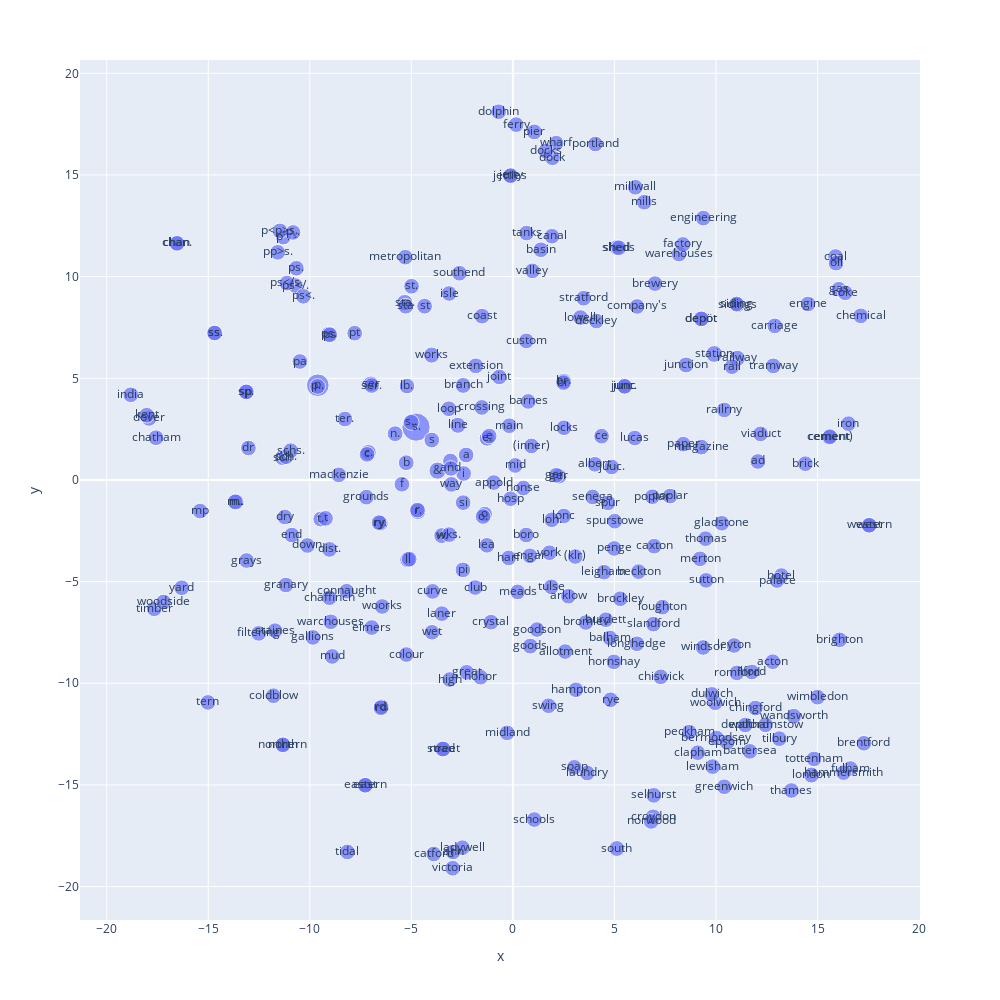

Notebook cell for this chart:
### Code cell
# visualize the labels in 2D scatter plot using the probability difference as size
data = pd.DataFrame(embeddings_tsne, columns=['x','y'])
data['text'] = railspace_labels
data['size'] = [(dict(proportional_difference)[w]+.1)**2 for w in railspace_labels]
fig = px.scatter(data, x="x", y="y", text='text', size='size', width=1000, height=1000,)
fig.show()

### Figure 1 — Plotly figure (JSON) as saved in the notebook; plotly's stock layout.template omitted (floating-point values rounded to 4 significant figures; data arrays with more than 128 entries replaced by an {"elided": "..."} marker saying what was removed)
{"data": [{"hovertemplate": "x=%{x}<br>y=%{y}<br>size=%{marker.size}<br>text=%{text}<extra></extra>", "legendgroup": "", "marker": {"color": "#636efa", "size": {"elided": "271 float values"}, "sizemode": "area", "sizeref": 8.181e-05, "symbol": "circle"}, "mode": "markers+text", "name": "", "orientation": "v", "showlegend": false, "text": {"elided": "271 str values"}, "type": "scatter", "x": {"elided": "271 float values"}, "xaxis": "x", "y": {"elided": "271 float values"}, "yaxis": "y"}], "layout": {"height": 1000, "legend": {"itemsizing": "constant", "tracegroupgap": 0}, "margin": {"t": 60}, "width": 1000, "xaxis": {"anchor": "y", "domain": [0, 1], "title": {"text": "x"}}, "yaxis": {"anchor": "x", "domain": [0, 1], "title": {"text": "y"}}}}
